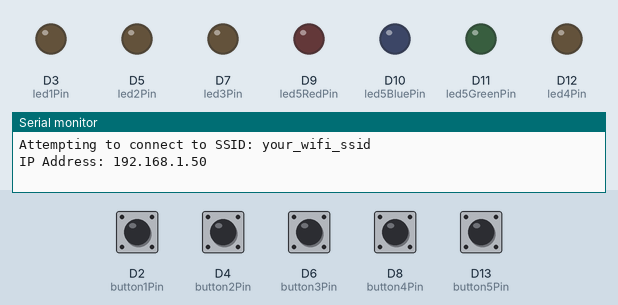
Recording of a sketch running on a simulated Arduino MKR. On the bench: output pins drawn as LEDs (lit = HIGH), the last lines printed to the serial monitor. Inputs (shaded band) come from the test bench; at power-on: D2 (button1Pin), D4 (button2Pin), D6 (button3Pin), D8 (button4Pin), D13 (button5Pin) LOW. WiFi joins after 1.5 s; servers stay silent unless stated; uploads are accepted with an empty reply.

Above: at 13.7 s.
13.8 s: D2 (button1Pin) pulled HIGH for 0.15 s
At 14.2 s:
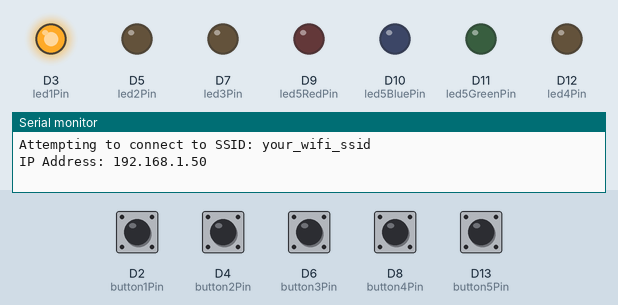
15.4 s: D4 (button2Pin) pulled HIGH for 0.15 s
At 16.6 s:
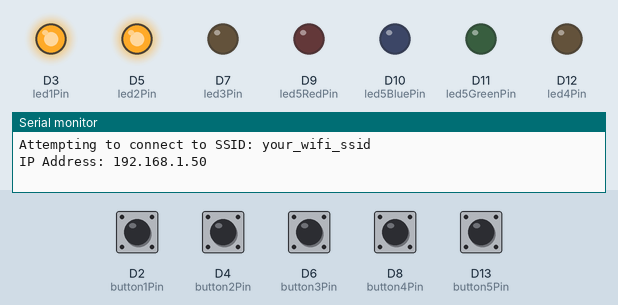
17.0 s: D6 (button3Pin) pulled HIGH for 0.15 s
At 17.9 s:
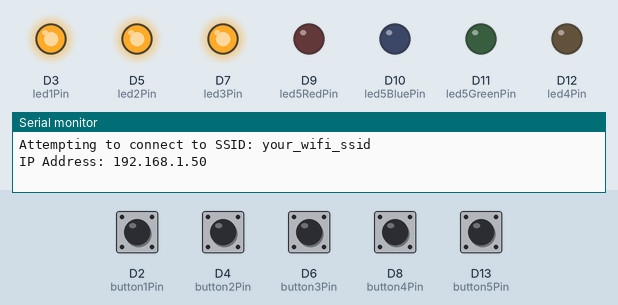
18.6 s: D13 (button5Pin) pulled HIGH for 0.15 s
At 19.3 s:
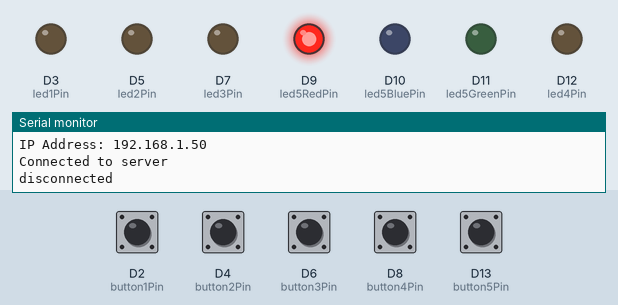
21.7 s: D8 (button4Pin) pulled HIGH for 1 s
At 22.8 s:
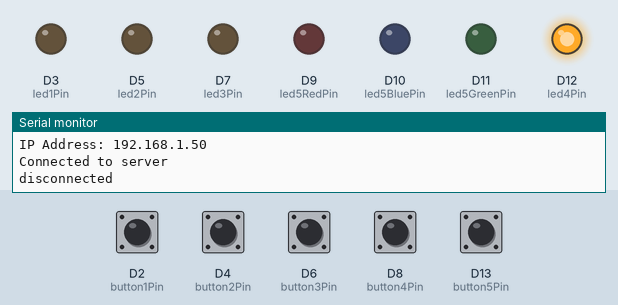
24.2 s: D2 (button1Pin) pulled HIGH for 1 s
At 24.5 s:
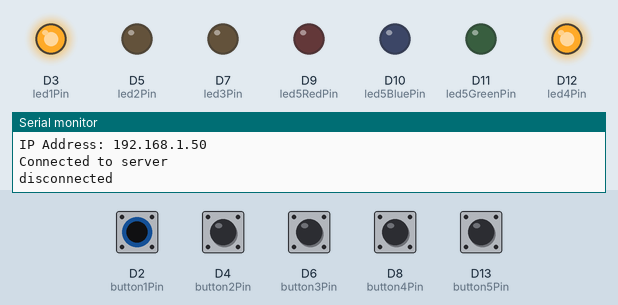
Timing chart, 0 to 27.2 s (numbered marks = the images above; inputs shaded):
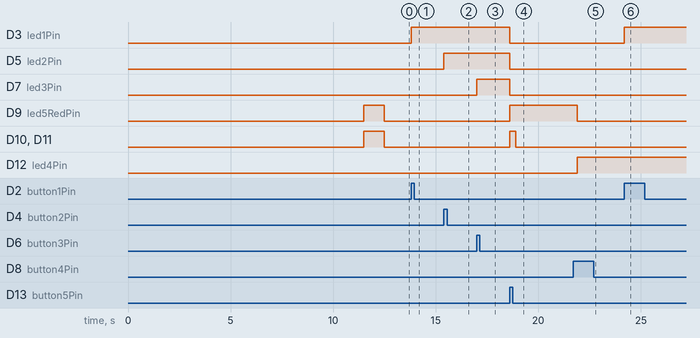

The sketch:

nest.ino
```cpp
// Note: some of this code originated from this tutorial: http://docs.arduino.cc/tutorials/uno-r4-wifi/wifi-examples/

#include "wifi_strings.h"

#include <SPI.h>
#include <WiFiNINA.h>
#include <Arduino.h>
#include <ArduinoJson.h>

const int button1Pin = 2;
const int button2Pin = 4;
const int button3Pin = 6;
const int button4Pin = 8;
const int button5Pin = 13;
const int led1Pin = 3;
const int led2Pin = 5;
const int led3Pin = 7;
const int led4Pin = 12;
const int led5RedPin = 9;
const int led5BluePin = 10;
const int led5GreenPin = 11;

int button1State = 0;
int button1Toggle = 0;
int led1State = 0;
int button2State = 0;
int button2Toggle = 0;
int led2State = 0;
int button3State = 0;
int button3Toggle = 0;
int led3State = 0;
int button4State = 0;
int button4Toggle = 0;
int led4State = 0;
int button5State = 0;
int button5Toggle = 0;
int button5Success = 0;

const char ssid[] = SECRET_SSID;
char pass[] = SECRET_PASS;
WiFiClient client;
int status = WL_IDLE_STATUS;
int HTTP_PORT = 80;
String HTTP_METHOD = "POST";
char HOST_NAME[] = BACKEND_HOST_NAME;
String PATH_NAME = "/appointment";

const int enable_wifi = 1;

void setup() {
  pinMode(button1Pin, INPUT);
  pinMode(button2Pin, INPUT);
  pinMode(button3Pin, INPUT);
  pinMode(button4Pin, INPUT);
  pinMode(led1Pin, OUTPUT);
  pinMode(led2Pin, OUTPUT);
  pinMode(led3Pin, OUTPUT);
  pinMode(led4Pin, OUTPUT);
  pinMode(led5RedPin, OUTPUT);
  pinMode(led5BluePin, OUTPUT);
  pinMode(led5GreenPin, OUTPUT);

  Serial.begin(9600);

  if (enable_wifi == 1) {
    // check for the WiFi module:
    if (WiFi.status() == WL_NO_MODULE) {
      Serial.println("Communication with WiFi module failed!");
      // don't continue
      while (true)
        ;
    }

    String fv = WiFi.firmwareVersion();
    if (fv < WIFI_FIRMWARE_LATEST_VERSION) {
      Serial.println("Please upgrade the firmware");
    }

    // attempt to connect to WiFi network:
    while (status != WL_CONNECTED) {
      Serial.print("Attempting to connect to SSID: ");
      Serial.println(ssid);
      // Connect to WPA/WPA2 network. Change this line if using open or WEP network:
      status = WiFi.begin(ssid, pass);

      // wait 10 seconds for connection:
      delay(10000);
    }

    Serial.print("IP Address: ");
    Serial.println(WiFi.localIP());
    Serial.println();

    setLed5Color(255, 255, 255);
    delay(1000);
    setLed5Color(0, 0, 0);
  }
}

void loop() {
  button1State = digitalRead(button1Pin);
  button2State = digitalRead(button2Pin);
  button3State = digitalRead(button3Pin);
  button4State = digitalRead(button4Pin);
  button5State = digitalRead(button5Pin);

  if (button1State == HIGH) {
    if (button1Toggle == 0) {
      if (led1State == 0) {
        digitalWrite(led1Pin, HIGH);
        led1State = 1;
      } else {
        digitalWrite(led1Pin, LOW);
        led1State = 0;
      }
    }
    button1Toggle = 1;
  } else {
    button1Toggle = 0;
  }

  if (button2State == HIGH) {
    if (button2Toggle == 0) {
      if (led2State == 0) {
        digitalWrite(led2Pin, HIGH);
        led2State = 1;
      } else {
        digitalWrite(led2Pin, LOW);
        led2State = 0;
      }
    }
    button2Toggle = 1;
  } else {
    button2Toggle = 0;
  }

  if (button3State == HIGH) {
    if (button3Toggle == 0) {
      if (led3State == 0) {
        digitalWrite(led3Pin, HIGH);
        led3State = 1;

        digitalWrite(led4Pin, LOW);
        led4State = 0;
        button4Toggle = 0;
      } else {
        digitalWrite(led3Pin, LOW);
        led3State = 0;
      }
    }
    button3Toggle = 1;
  } else {
    button3Toggle = 0;
  }

  if (button4State == HIGH) {
    if (button4Toggle == 0) {
      if (led4State == 0) {
        digitalWrite(led4Pin, HIGH);
        led4State = 1;

        digitalWrite(led3Pin, LOW);
        led3State = 0;
        button3Toggle = 0;
      } else {
        digitalWrite(led4Pin, LOW);
        led4State = 0;
      }
    }
    button4Toggle = 1;
  } else {
    button4Toggle = 0;
  }

  if (button5State == HIGH && button5Toggle == 0 && button5Success == 0 && (led1State == 1 || led2State == 1) && (led3State == 1 || led4State == 1) && enable_wifi == 1) {
    button5Toggle = 1;

    const int cooking = led1State;
    const int shopping = led2State;
    const int morning = led3State;
    const int afternoon = led4State;
    int time = 0;
    if (afternoon == 1) {
      time = 1;
    }

    digitalWrite(led1Pin, LOW);
    led1State = 0;
    button1Toggle = 0;

    digitalWrite(led2Pin, LOW);
    led2State = 0;
    button2Toggle = 0;

    digitalWrite(led3Pin, LOW);
    led3State = 0;
    button3Toggle = 0;

    digitalWrite(led4Pin, LOW);
    led4State = 0;
    button4Toggle = 0;

    setLed5Color(255, 255, 255);

    char* volunteer_first_name;
    char* volunteer_last_name;

    // connect to web server on port 80:
    if (client.connect(HOST_NAME, HTTP_PORT)) {
      String body = "{\n\"first_name\": \"Marie\",\n\"last_name\": \"Schmidt\",\n\"time\": "+String(time)+",\n\"day\": 0,\n\"cooking\": "+String(cooking)+",\n\"shopping\": "+String(shopping)+",\n\"childcare\": 0,\n\"emotional_support\": 0,\n\"laundry\": 0,\n\"cleaning\": 0,\n\"gardening\": 0,\n\"repair\": 0\n}\n";
      // if connected:
      Serial.println("Connected to server");
      // make a HTTP request:
      // send HTTP header
      client.println(HTTP_METHOD + " " + PATH_NAME + " HTTP/1.1");
      client.println("Host: " + String(HOST_NAME));
      client.println("ngrok-skip-browser-warning: true");
      client.println("Content-Type: application/json");
      client.println("Content-Length: " + String(body.length()));
      client.println("Connection: close");
      client.println();  // end HTTP header
      client.print(body);

      String reply = "";
      while (client.connected()) {
        if (client.available()) {
          // read an incoming byte from the server and print it to serial monitor:
          char c = client.read();
          reply += c;
        }
      }
      char *str = reply.c_str();
      char *delimiter = "\n\r\n";
      char *start = str;
      char *end;

      while ((end = strstr(start, delimiter)) != NULL) {
          *end = '\0';
          start = end + strlen(delimiter);
      }

      const int capacity = JSON_OBJECT_SIZE(3);
      DynamicJsonDocument doc(capacity);

      char *json = start;
      deserializeJson(doc, json);

      const bool doc_accepted = doc["accepted"];
      const char* doc_first_name = doc["first_name"];
      const char* doc_last_name = doc["last_name"];
      volunteer_first_name = doc_first_name;
      volunteer_last_name = doc_last_name;
      if (doc_accepted == true) {
        button5Success = 1;
      }

      // the server's disconnected, stop the client:
      client.stop();
      Serial.println();
      Serial.println("disconnected");
    } else {  // if not connected:
      Serial.println("connection failed");
      button5Success = 0;
    }

    if (button5Success == 1) {
      setLed5Color(0, 255, 0);
      delay(3000);
      if (strcmp(volunteer_first_name, "Ava") == 0 && strcmp(volunteer_last_name, "Fischer") == 0) {
        setLed5Color(255, 0, 255);
      } else {
        setLed5Color(0, 255, 255);
      }
      button5Success = 1;
    } else {
      setLed5Color(255, 0, 0);
      delay(3000);
      setLed5Color(0, 0, 0);
    }
    button5Toggle = 0;
  }

  if (enable_wifi == 0) {
    if (button5State == HIGH) {
      setLed5Color(255, 255, 255);
    } else {
      setLed5Color(0, 0, 0);
    }
  }
}

void setLed5Color(int redValue, int greenValue,  int blueValue) {
  analogWrite(led5RedPin, redValue);
  analogWrite(led5GreenPin, greenValue);
  analogWrite(led5BluePin, blueValue);
}
```

wifi_strings.h
```cpp
#define SECRET_SSID "your_wifi_ssid"
#define SECRET_PASS "your_wifi_password"
#define BACKEND_HOST_NAME "your_host_name"
```

Measured:
- after the input at 13.8 s, D3 (led1Pin): LOW → HIGH at once
- after the input at 15.4 s, D5 (led2Pin): LOW → HIGH at once
- after the input at 17.0 s, D7 (led3Pin): LOW → HIGH at once
- after the input at 18.6 s, D3 (led1Pin), D5 (led2Pin), D7 (led3Pin): HIGH → LOW at once; D9 (led5RedPin): LOW → HIGH at once; D10 (led5BluePin), D11 (led5GreenPin): LOW → HIGH at once, → LOW 0.30 s later
- after the input at 21.7 s, D12 (led4Pin): LOW → HIGH after 0.20 s
- after the input at 24.2 s, D3 (led1Pin): LOW → HIGH at once
